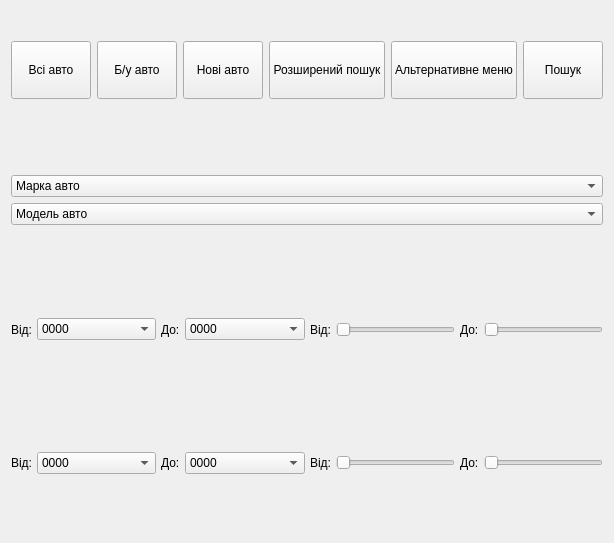
<?xml version="1.0" encoding="UTF-8"?>
<ui version="4.0">
 <class>Customer</class>
 <widget class="QWidget" name="Customer">
  <property name="geometry">
   <rect>
    <x>0</x>
    <y>0</y>
    <width>605</width>
    <height>543</height>
   </rect>
  </property>
  <property name="windowTitle">
   <string>Form</string>
  </property>
  <layout class="QGridLayout" name="gridLayout">
   <item row="0" column="0">
    <layout class="QHBoxLayout" name="buttons_lay" stretch="0,0,0,0,0,0">
     <property name="sizeConstraint">
      <enum>QLayout::SetFixedSize</enum>
     </property>
     <property name="leftMargin">
      <number>0</number>
     </property>
     <property name="topMargin">
      <number>30</number>
     </property>
     <property name="rightMargin">
      <number>0</number>
     </property>
     <property name="bottomMargin">
      <number>40</number>
     </property>
     <item>
      <widget class="QPushButton" name="all_pb">
       <property name="sizePolicy">
        <sizepolicy hsizetype="Expanding" vsizetype="Expanding">
         <horstretch>0</horstretch>
         <verstretch>0</verstretch>
        </sizepolicy>
       </property>
       <property name="cursor">
        <cursorShape>PointingHandCursor</cursorShape>
       </property>
       <property name="text">
        <string>Всі авто</string>
       </property>
      </widget>
     </item>
     <item>
      <widget class="QPushButton" name="old_pb">
       <property name="sizePolicy">
        <sizepolicy hsizetype="Expanding" vsizetype="Expanding">
         <horstretch>0</horstretch>
         <verstretch>0</verstretch>
        </sizepolicy>
       </property>
       <property name="cursor">
        <cursorShape>PointingHandCursor</cursorShape>
       </property>
       <property name="text">
        <string>Б/у авто</string>
       </property>
      </widget>
     </item>
     <item>
      <widget class="QPushButton" name="new_pb">
       <property name="sizePolicy">
        <sizepolicy hsizetype="Expanding" vsizetype="Expanding">
         <horstretch>0</horstretch>
         <verstretch>0</verstretch>
        </sizepolicy>
       </property>
       <property name="cursor">
        <cursorShape>PointingHandCursor</cursorShape>
       </property>
       <property name="text">
        <string>Нові авто</string>
       </property>
      </widget>
     </item>
     <item>
      <widget class="QPushButton" name="greatsearch_pb">
       <property name="sizePolicy">
        <sizepolicy hsizetype="Expanding" vsizetype="Expanding">
         <horstretch>0</horstretch>
         <verstretch>0</verstretch>
        </sizepolicy>
       </property>
       <property name="cursor">
        <cursorShape>PointingHandCursor</cursorShape>
       </property>
       <property name="text">
        <string>Розширений пошук</string>
       </property>
      </widget>
     </item>
     <item>
      <widget class="QPushButton" name="alternative_pb">
       <property name="sizePolicy">
        <sizepolicy hsizetype="Expanding" vsizetype="Expanding">
         <horstretch>0</horstretch>
         <verstretch>0</verstretch>
        </sizepolicy>
       </property>
       <property name="cursor">
        <cursorShape>PointingHandCursor</cursorShape>
       </property>
       <property name="text">
        <string>Альтернативне меню</string>
       </property>
      </widget>
     </item>
     <item>
      <widget class="QPushButton" name="search_pb">
       <property name="sizePolicy">
        <sizepolicy hsizetype="Expanding" vsizetype="Expanding">
         <horstretch>0</horstretch>
         <verstretch>0</verstretch>
        </sizepolicy>
       </property>
       <property name="cursor">
        <cursorShape>PointingHandCursor</cursorShape>
       </property>
       <property name="text">
        <string>Пошук</string>
       </property>
      </widget>
     </item>
    </layout>
   </item>
   <item row="1" column="0">
    <layout class="QVBoxLayout" name="choise_lay">
     <property name="topMargin">
      <number>30</number>
     </property>
     <property name="bottomMargin">
      <number>40</number>
     </property>
     <item>
      <widget class="QComboBox" name="name_cb">
       <property name="sizePolicy">
        <sizepolicy hsizetype="Minimum" vsizetype="Minimum">
         <horstretch>0</horstretch>
         <verstretch>0</verstretch>
        </sizepolicy>
       </property>
       <property name="cursor">
        <cursorShape>PointingHandCursor</cursorShape>
       </property>
       <item>
        <property name="text">
         <string>Марка авто</string>
        </property>
       </item>
      </widget>
     </item>
     <item>
      <widget class="QComboBox" name="model_cb">
       <property name="sizePolicy">
        <sizepolicy hsizetype="Minimum" vsizetype="Minimum">
         <horstretch>0</horstretch>
         <verstretch>0</verstretch>
        </sizepolicy>
       </property>
       <property name="cursor">
        <cursorShape>PointingHandCursor</cursorShape>
       </property>
       <item>
        <property name="text">
         <string>Модель авто</string>
        </property>
       </item>
      </widget>
     </item>
    </layout>
   </item>
   <item row="2" column="0">
    <layout class="QHBoxLayout" name="year_lay" stretch="0,0,0,0,0,0,0,0">
     <property name="spacing">
      <number>5</number>
     </property>
     <property name="sizeConstraint">
      <enum>QLayout::SetFixedSize</enum>
     </property>
     <property name="topMargin">
      <number>30</number>
     </property>
     <property name="bottomMargin">
      <number>40</number>
     </property>
     <item>
      <widget class="QLabel" name="first_lbl">
       <property name="sizePolicy">
        <sizepolicy hsizetype="Minimum" vsizetype="Expanding">
         <horstretch>0</horstretch>
         <verstretch>0</verstretch>
        </sizepolicy>
       </property>
       <property name="text">
        <string>Від:</string>
       </property>
      </widget>
     </item>
     <item>
      <widget class="QComboBox" name="first_cb">
       <property name="sizePolicy">
        <sizepolicy hsizetype="Expanding" vsizetype="Fixed">
         <horstretch>0</horstretch>
         <verstretch>0</verstretch>
        </sizepolicy>
       </property>
       <property name="cursor">
        <cursorShape>PointingHandCursor</cursorShape>
       </property>
       <item>
        <property name="text">
         <string>0000</string>
        </property>
       </item>
      </widget>
     </item>
     <item>
      <widget class="QLabel" name="last_lbl">
       <property name="sizePolicy">
        <sizepolicy hsizetype="Minimum" vsizetype="Expanding">
         <horstretch>0</horstretch>
         <verstretch>0</verstretch>
        </sizepolicy>
       </property>
       <property name="text">
        <string>До:</string>
       </property>
      </widget>
     </item>
     <item>
      <widget class="QComboBox" name="last_cb">
       <property name="sizePolicy">
        <sizepolicy hsizetype="Expanding" vsizetype="Fixed">
         <horstretch>0</horstretch>
         <verstretch>0</verstretch>
        </sizepolicy>
       </property>
       <property name="cursor">
        <cursorShape>PointingHandCursor</cursorShape>
       </property>
       <item>
        <property name="text">
         <string>0000</string>
        </property>
       </item>
      </widget>
     </item>
     <item>
      <widget class="QLabel" name="first2_lbl">
       <property name="sizePolicy">
        <sizepolicy hsizetype="Minimum" vsizetype="Expanding">
         <horstretch>0</horstretch>
         <verstretch>0</verstretch>
        </sizepolicy>
       </property>
       <property name="text">
        <string>Від:</string>
       </property>
      </widget>
     </item>
     <item>
      <widget class="QSlider" name="first_sld">
       <property name="cursor">
        <cursorShape>PointingHandCursor</cursorShape>
       </property>
       <property name="orientation">
        <enum>Qt::Horizontal</enum>
       </property>
      </widget>
     </item>
     <item>
      <widget class="QLabel" name="last2_lbl">
       <property name="sizePolicy">
        <sizepolicy hsizetype="Minimum" vsizetype="Expanding">
         <horstretch>0</horstretch>
         <verstretch>0</verstretch>
        </sizepolicy>
       </property>
       <property name="text">
        <string>До:</string>
       </property>
      </widget>
     </item>
     <item>
      <widget class="QSlider" name="last_sld">
       <property name="cursor">
        <cursorShape>PointingHandCursor</cursorShape>
       </property>
       <property name="orientation">
        <enum>Qt::Horizontal</enum>
       </property>
      </widget>
     </item>
    </layout>
   </item>
   <item row="3" column="0">
    <layout class="QHBoxLayout" name="price_lay">
     <property name="spacing">
      <number>5</number>
     </property>
     <property name="sizeConstraint">
      <enum>QLayout::SetFixedSize</enum>
     </property>
     <property name="topMargin">
      <number>30</number>
     </property>
     <property name="bottomMargin">
      <number>40</number>
     </property>
     <item>
      <widget class="QLabel" name="firstprice_lbl">
       <property name="sizePolicy">
        <sizepolicy hsizetype="Minimum" vsizetype="Expanding">
         <horstretch>0</horstretch>
         <verstretch>0</verstretch>
        </sizepolicy>
       </property>
       <property name="text">
        <string>Від:</string>
       </property>
      </widget>
     </item>
     <item>
      <widget class="QComboBox" name="firstprice_cb">
       <property name="sizePolicy">
        <sizepolicy hsizetype="Expanding" vsizetype="Fixed">
         <horstretch>0</horstretch>
         <verstretch>0</verstretch>
        </sizepolicy>
       </property>
       <property name="cursor">
        <cursorShape>PointingHandCursor</cursorShape>
       </property>
       <item>
        <property name="text">
         <string>0000</string>
        </property>
       </item>
      </widget>
     </item>
     <item>
      <widget class="QLabel" name="lastprice_lbl">
       <property name="sizePolicy">
        <sizepolicy hsizetype="Minimum" vsizetype="Expanding">
         <horstretch>0</horstretch>
         <verstretch>0</verstretch>
        </sizepolicy>
       </property>
       <property name="text">
        <string>До:</string>
       </property>
      </widget>
     </item>
     <item>
      <widget class="QComboBox" name="lastprice_cb">
       <property name="sizePolicy">
        <sizepolicy hsizetype="Expanding" vsizetype="Fixed">
         <horstretch>0</horstretch>
         <verstretch>0</verstretch>
        </sizepolicy>
       </property>
       <property name="cursor">
        <cursorShape>PointingHandCursor</cursorShape>
       </property>
       <item>
        <property name="text">
         <string>0000</string>
        </property>
       </item>
      </widget>
     </item>
     <item>
      <widget class="QLabel" name="first2price_lbl">
       <property name="sizePolicy">
        <sizepolicy hsizetype="Minimum" vsizetype="Expanding">
         <horstretch>0</horstretch>
         <verstretch>0</verstretch>
        </sizepolicy>
       </property>
       <property name="text">
        <string>Від:</string>
       </property>
      </widget>
     </item>
     <item>
      <widget class="QSlider" name="firstprice_sld">
       <property name="sizePolicy">
        <sizepolicy hsizetype="Expanding" vsizetype="Fixed">
         <horstretch>0</horstretch>
         <verstretch>0</verstretch>
        </sizepolicy>
       </property>
       <property name="cursor">
        <cursorShape>PointingHandCursor</cursorShape>
       </property>
       <property name="orientation">
        <enum>Qt::Horizontal</enum>
       </property>
      </widget>
     </item>
     <item>
      <widget class="QLabel" name="last2price_lbl">
       <property name="sizePolicy">
        <sizepolicy hsizetype="Minimum" vsizetype="Expanding">
         <horstretch>0</horstretch>
         <verstretch>0</verstretch>
        </sizepolicy>
       </property>
       <property name="text">
        <string>До:</string>
       </property>
      </widget>
     </item>
     <item>
      <widget class="QSlider" name="lastprice_sld">
       <property name="cursor">
        <cursorShape>PointingHandCursor</cursorShape>
       </property>
       <property name="orientation">
        <enum>Qt::Horizontal</enum>
       </property>
      </widget>
     </item>
    </layout>
   </item>
  </layout>
 </widget>
 <resources/>
 <connections/>
</ui>
